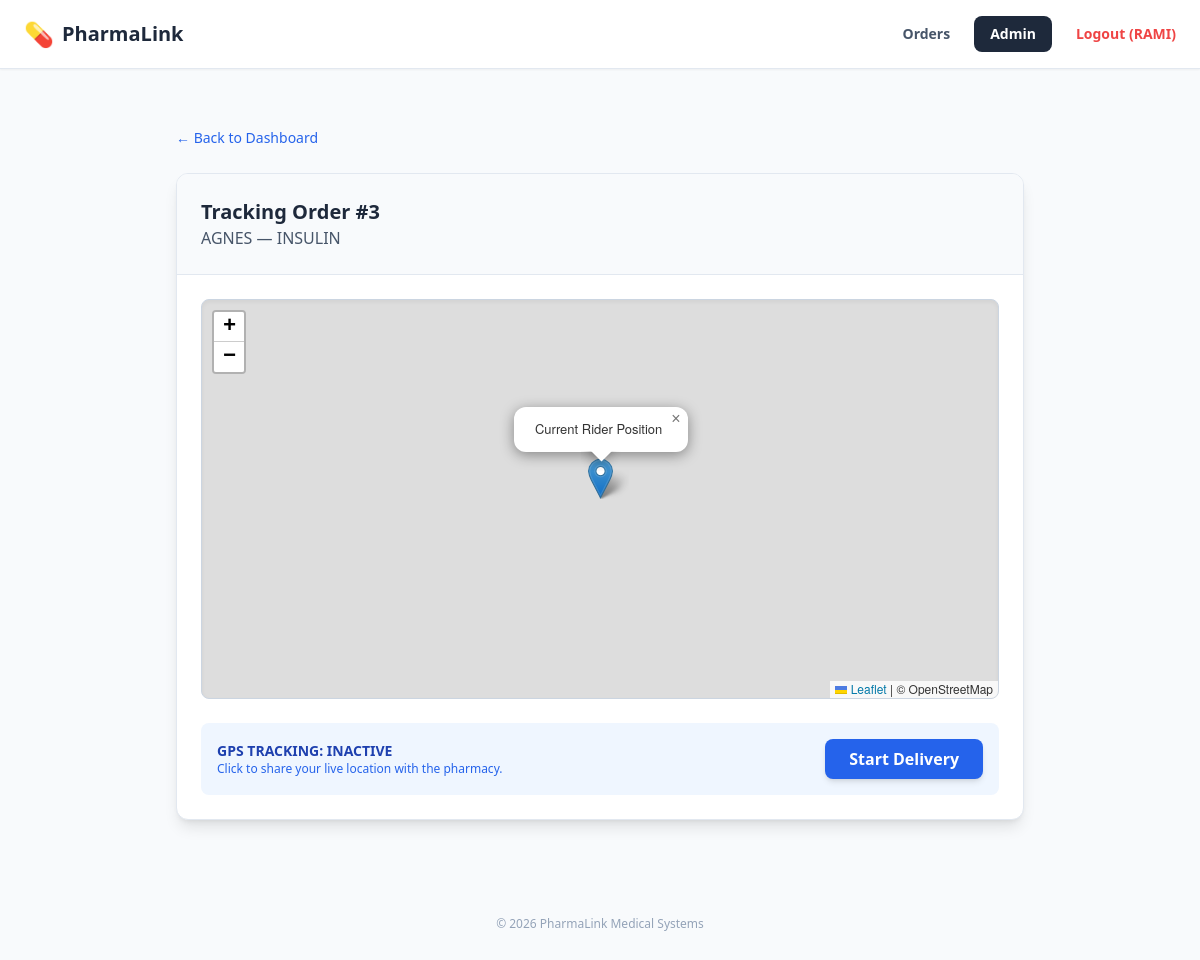
The page /track/3/ (signed in) on the database its author committed.
### MED/models.py (models this page shows, shortened)
class Order(models.Model):
    STATUS_CHOICES = [
        ('Pending', 'Pending'), ('Approved', 'Approved'),
        ('In Transit', 'In Transit'), ('Delivered', 'Delivered'), ('Completed', 'Completed')
    ]
    patient_name = models.CharField(max_length=200)
    patient_phone = models.CharField(max_length=15, blank=True)
    medicines = models.TextField()
    branch = models.ForeignKey(Branch, on_delete=models.CASCADE, related_name='orders')
    status = models.CharField(max_length=20, choices=STATUS_CHOICES, default='Pending')
    delivery_code = models.CharField(max_length=4, editable=False)
    prescription_photo = models.ImageField(upload_to='prescriptions/', null=True, blank=True)
    latitude = models.FloatField(default=0.0, null=True, blank=True)
    longitude = models.FloatField(default=0.0, null=True, blank=True)
    created_at = models.DateTimeField(auto_now_add=True)
    total_price = models.DecimalField(max_digits=10, decimal_places=2, default=0.00)
    processed_by = models.ForeignKey(Worker, on_delete=models.SET_NULL, null=True, blank=True)

### MED/views.py (the view)
# urls.py: path('track/<int:order_id>/', views.track_order, name='track_order'),
@login_required
def track_order(request, order_id):
    order = get_object_or_404(Order, id=order_id)
    return render(request, 'track_order.html', {'order': order})

### MED/templates/track_order.html (shortened to what this page needs)
{% extends 'base.html' %}
{% block content %}
<div class="max-w-4xl mx-auto p-6">
    <div class="mb-6">
        <a href="{% url 'order_list' %}" class="text-blue-600 hover:underline text-sm font-medium">
            ← Back to Dashboard
        </a>
    </div>
    <div class="bg-white shadow-lg rounded-xl border border-slate-200 overflow-hidden">
        <div class="p-6 border-b border-slate-200 bg-slate-50">
            <h2 class="text-xl font-bold text-slate-800">Tracking Order #{{ order.id }}</h2>
            <p class="text-slate-600">{{ order.patient_name }} — {{ order.medicines }}</p>
        </div>
        <div class="p-6">
            <link rel="stylesheet" href="https://unpkg.com/leaflet@1.9.4/dist/leaflet.css" />
            <div id="map" class="rounded-lg border border-slate-300 shadow-inner" style="height: 400px; width: 100%;"></div>
            <div id="status-container" class="mt-6 p-4 bg-blue-50 rounded-lg flex items-center justify-between transition-colors">
                <div>
                    <p id="status-text" class="font-bold text-blue-800 text-sm uppercase">GPS Tracking: Inactive</p>
                    <p class="text-xs text-blue-600">Click to share your live location with the pharmacy.</p>
                </div>
                <button onclick="startTracking()" class="bg-blue-600 hover:bg-blue-700 text-white px-6 py-2 rounded-lg font-bold shadow-md transition">
                    Start Delivery
                </button>
            </div>
        </div>
    </div>
</div>
{% endblock %}

### MED/templates/base.html (shortened to what this page needs)
<!DOCTYPE html>
<html lang="en">
<head>
    <script src="https://cdn.tailwindcss.com"></script>
</head>
<body class="bg-slate-50 min-h-screen">
    <nav class="bg-white border-b border-slate-200 px-6 py-4 flex justify-between items-center shadow-sm">
        <div class="flex items-center gap-2">
            <span class="text-2xl">💊</span>
            <span class="font-bold text-xl text-slate-800">PharmaLink</span>
        </div>
        <div class="flex items-center space-x-6 text-sm font-semibold">
            {% if user.is_authenticated %}
                {% if user.is_superuser or user.personnel.role == 'Pharmacist' %}
                    <a href="{% url 'order_list' %}" class="text-slate-600 hover:text-blue-600 transition">Orders</a>
                {% endif %}
                {% if user.is_superuser %}
                    <a href="/admin" class="bg-slate-800 text-white px-4 py-2 rounded-lg hover:bg-slate-700 transition">Admin</a>
                {% endif %}
                <form action="{% url 'logout' %}" method="post" class="inline">
                    <button type="submit" class="text-red-500 hover:text-red-700 font-bold cursor-pointer">
                        Logout ({{ user.username }})
                    </button>
                </form>
            {% else %}
                <a href="{% url 'login' %}" class="text-blue-600 hover:text-blue-800 font-bold">Staff Login</a>
            {% endif %}
        </div>
    </nav>
    <main class="container mx-auto px-4 py-8">
        {% block content %}
        {% endblock %}
    </main>
    <footer class="text-center py-10 text-slate-400 text-xs">
        &copy; 2026 PharmaLink Medical Systems
    </footer>
</body>
</html>

### rows shown on the page
Order: id "3", patient_name "AGNES", medicines "INSULIN"

### other values the page prints
{{ user.username }} "RAMI"
